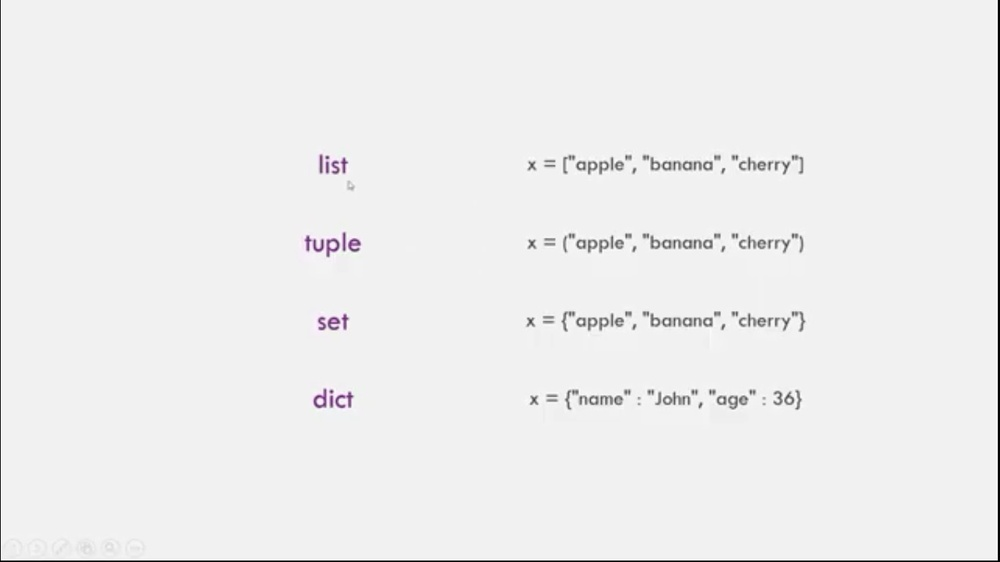
#> input picture 002 _CS50/Images/Data_Types_In_Python_2.jpg, 1000 x 562 px, shrunk from 1366 x 768 before the run, found by its file name
$ python 019_Blur_an_Image.py
#> lines starting #> are read from the running program, lines starting #| are printed output that depends on the picture
# # This Need Internet To Download Lip PIL IN CMD => pip install pillow
# # Fix The Path
from PIL import Image, ImageFilter

before   = Image.open("D:\Programming\learn\#006_python\#002 _CS50\Images\Data_Types_In_Python_2.jpg")
#> before is the input picture: PIL image 1000x562 RGB; mean R, G, B 238.3, 238.2, 238.4
before.show()
after   =  before.filter(ImageFilter.BoxBlur(20))
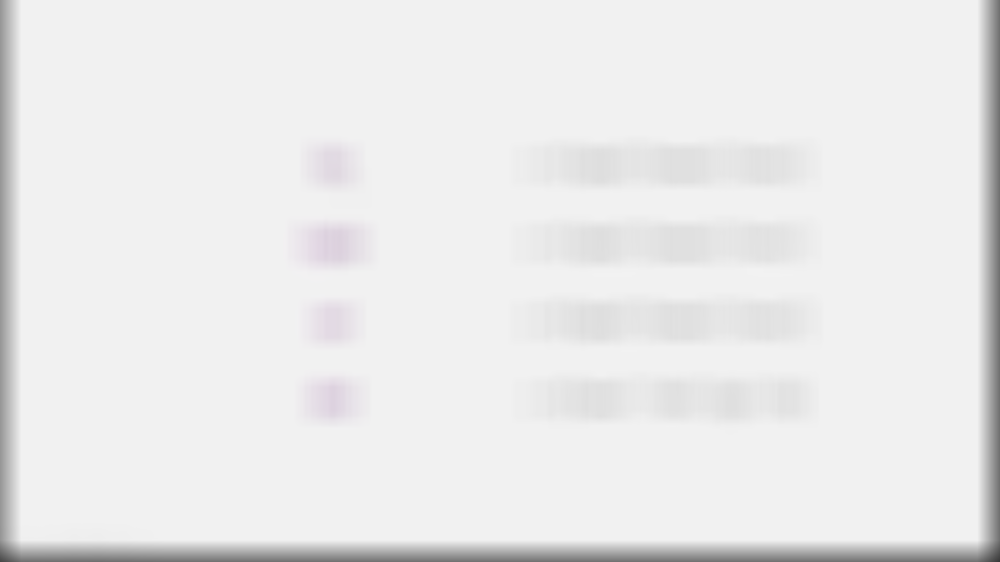
#> after: PIL image 1000x562 RGB; mean R, G, B 234.7, 234.5, 234.7
after.show()
# after.save("../Images/out.tmp")

$ run again, with 002 _CS50/Images/Data_Types_In_Python_3.jpg copied over 002 _CS50/Images/Data_Types_In_Python_2.jpg
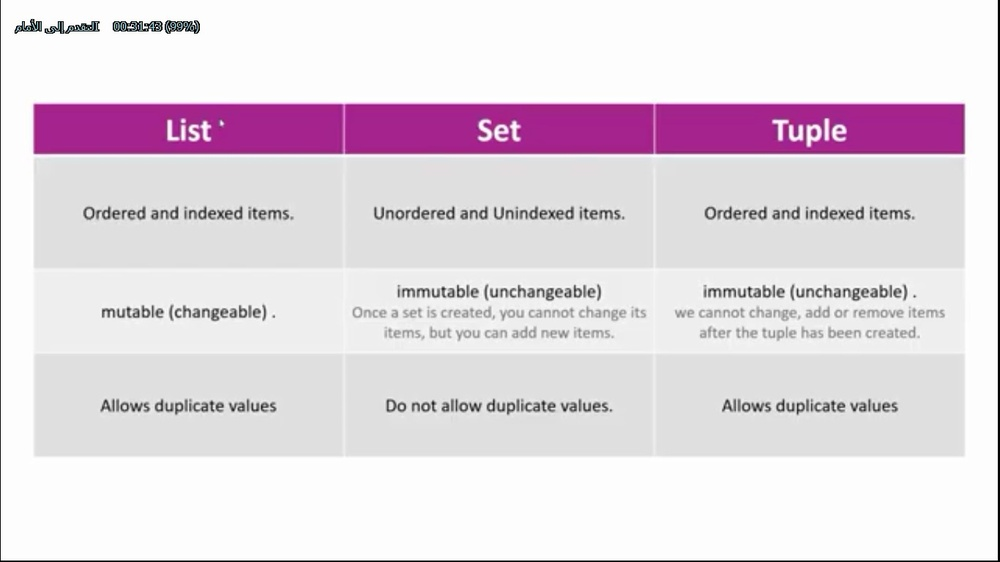
#> input picture 002 _CS50/Images/Data_Types_In_Python_3.jpg, 1000 x 562 px, shrunk from 1366 x 768 before the run, found by its file name
#> before is the input picture: PIL image 1000x562 RGB; mean R, G, B 228.2, 218, 226.3
#> `after   =  before.filter(ImageFilter.BoxBlur(20))`:
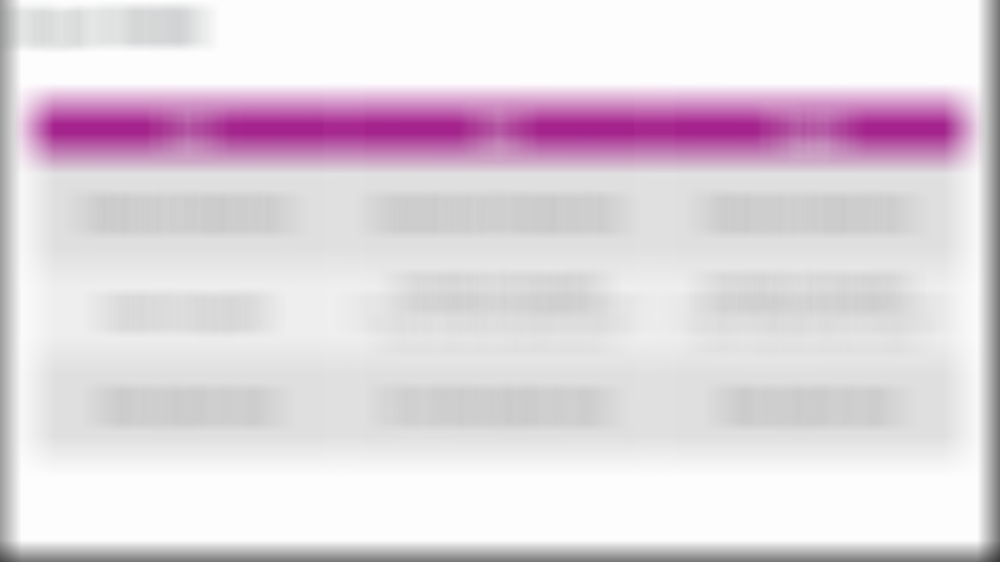
#> after: PIL image 1000x562 RGB; mean R, G, B 224.3, 214.1, 222.5

$ run again, with 002 _CS50/Images/Biult-In Functions in Python.jpg copied over 002 _CS50/Images/Data_Types_In_Python_2.jpg
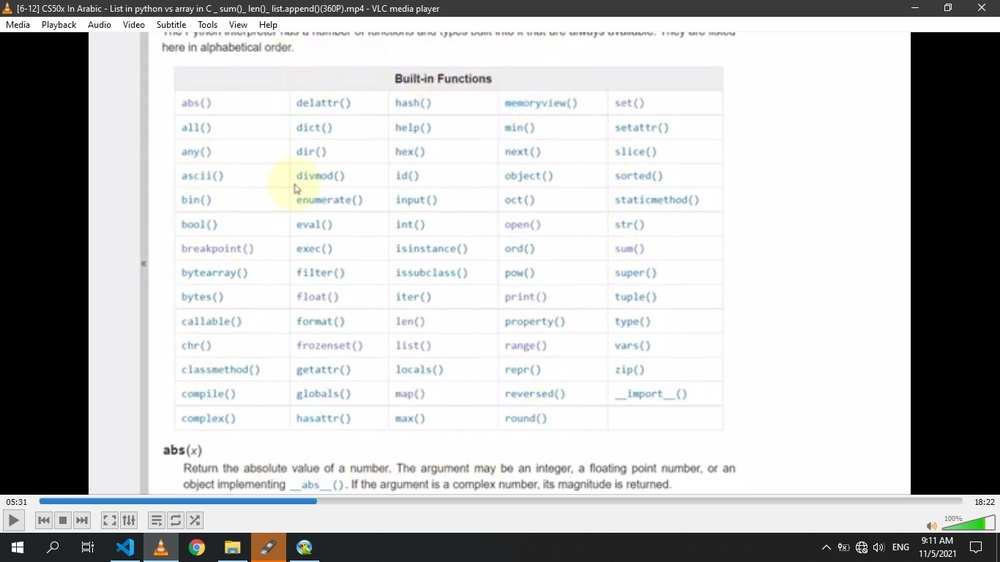
#> input picture 002 _CS50/Images/Biult-In Functions in Python.jpg, 1000 x 562 px, shrunk from 1366 x 768 before the run, found by its file name
#> before is the input picture: PIL image 1000x562 RGB; mean R, G, B 192.8, 193.5, 193.8
#> `after   =  before.filter(ImageFilter.BoxBlur(20))`:
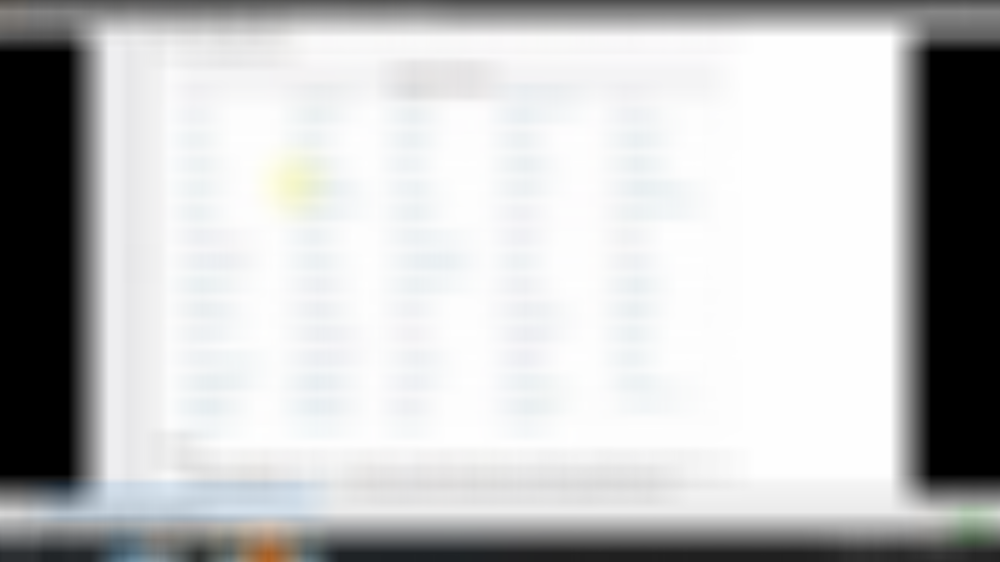
#> after: PIL image 1000x562 RGB; mean R, G, B 192.8, 193.5, 193.8

$ run again, with 002 _CS50/Images/Data Types In Python.jpg copied over 002 _CS50/Images/Data_Types_In_Python_2.jpg
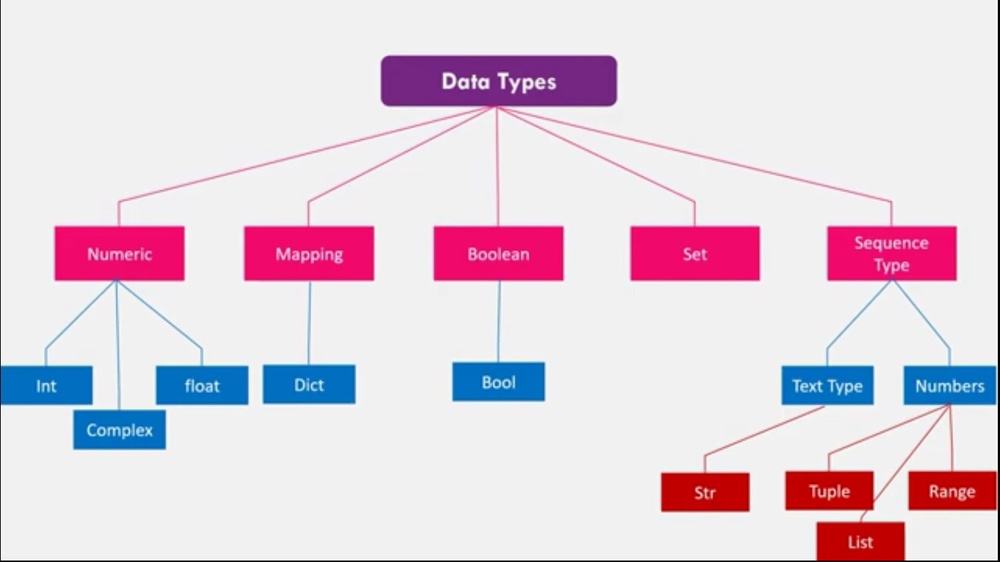
#> input picture 002 _CS50/Images/Data Types In Python.jpg, 1000 x 562 px, shrunk from 1366 x 768 before the run, found by its file name
#> before is the input picture: PIL image 1000x562 RGB; mean R, G, B 225, 209.4, 221
#> `after   =  before.filter(ImageFilter.BoxBlur(20))`:
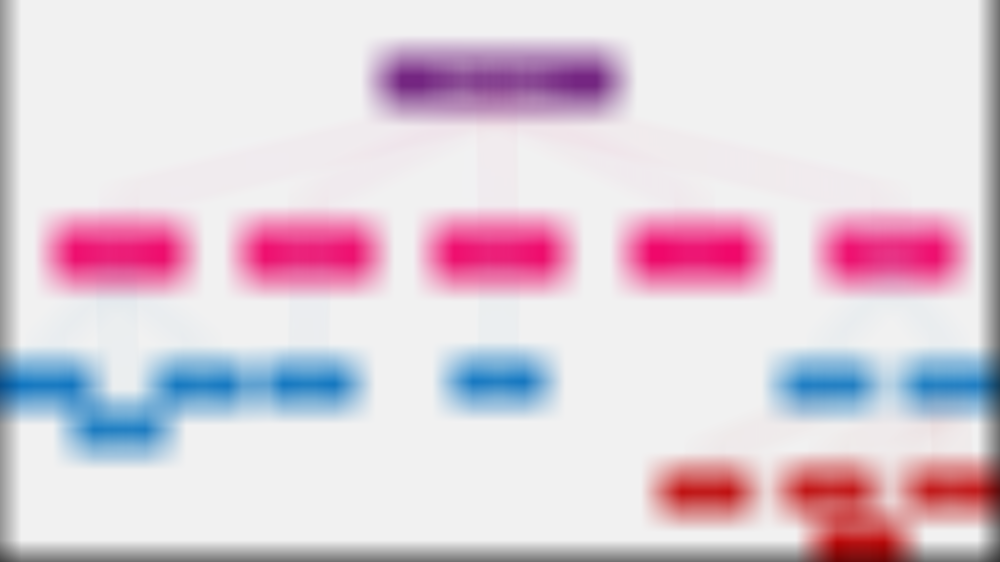
#> after: PIL image 1000x562 RGB; mean R, G, B 221.6, 206.1, 217.6
